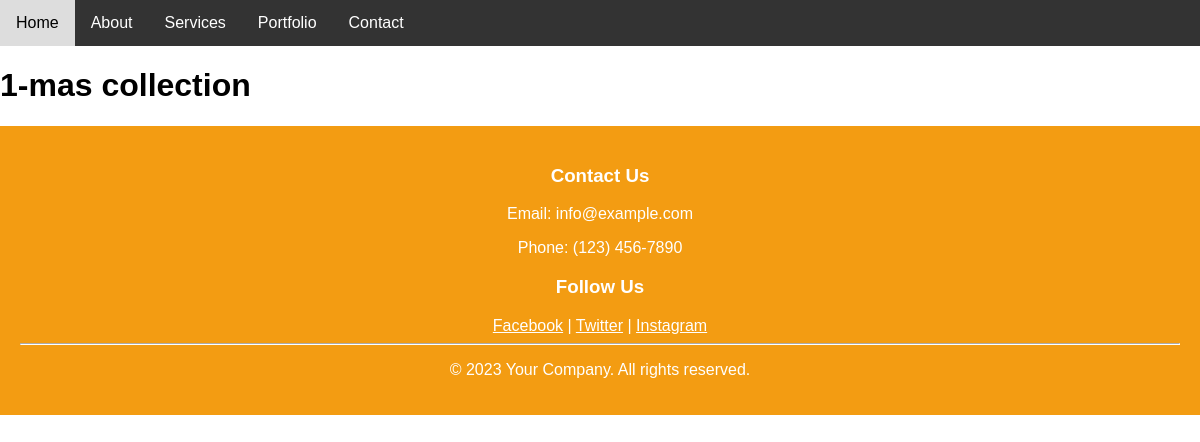
The app's page /courses/, older data.
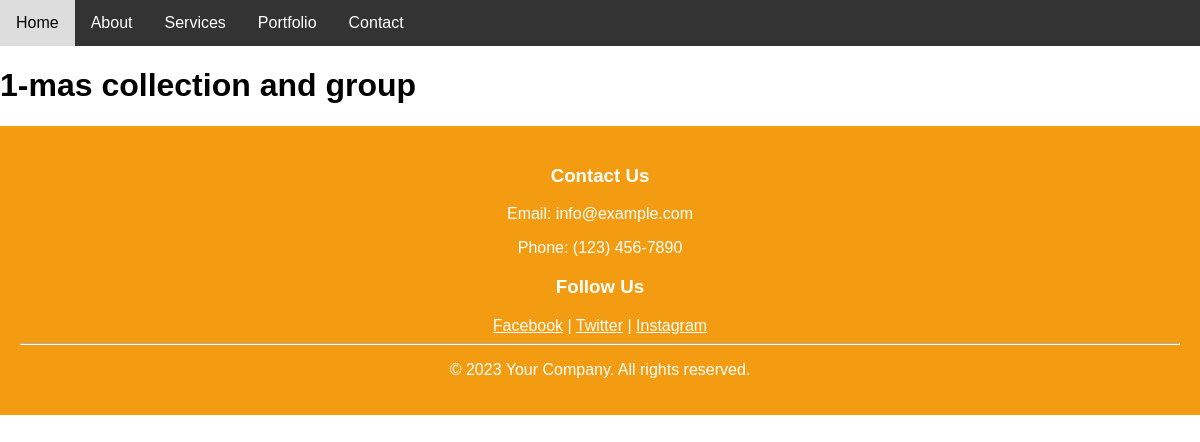
The same page, newer data.
### courses/models.py (models this page shows)
class Course(models.Model):
    title = models.CharField(max_length=120)

### courses/views.py (the view)
# urls.py: path("",MyListView.as_view(), name="courses-list"),
class MyListView(CourseListView):
    queryset = Course.objects.filter(id=1)

### courses/views.py (called while the page is built)
    def get_queryset(self):
        return self.queryset

    def get(self, request, *args, **kwargs):
        context = {'object_list': self.get_queryset()}
        return render(request, self.template_name,{'object_list':self.queryset})

### courses/templates/courses/course_list.html
{% extends 'base.html' %}
{% block content %}
{% for instance in object_list %}
    <h1>{{instance.id}}-{{ instance.title }}</h1>
{% endfor %}
{% endblock content %}

### templates/base.html (shortened to what this page needs)
<!doctype html>
<html>
    <head>
    </head>
    <body>
        {% include 'navbar.html' %}
        {% block content %}{% endblock %}
    </body>
    <footer style="background-color: #f39c12; padding: 20px; color: #fff; text-align: center;">
        <div class="container">
            <div class="row">
                <div class="col-md-6">
                    <h3>Contact Us</h3>
                    <p>Email: info@example.com</p>
                    <p>Phone: (123) 456-7890</p>
                </div>
                <div class="col-md-6">
                    <h3>Follow Us</h3>
                    <a href="#" style="color: #fff;">Facebook</a> |
                    <a href="#" style="color: #fff;">Twitter</a> |
                    <a href="#" style="color: #fff;">Instagram</a>
                </div>
            </div>
            <hr style="border-color: #fff;">
            <p>&copy; 2023 Your Company. All rights reserved.</p>
        </div>
    </footer>
</html>

### templates/navbar.html (shortened to what this page needs)
<!DOCTYPE html>
<html>
<head>
</head>
<body>
<div class="navbar">
    <a href="#home">Home</a>
    <a href="#about">About</a>
    <a href="#services">Services</a>
    <a href="#portfolio">Portfolio</a>
    <a href="#">Contact</a>
</div>
</body>
</html>

### templates/navbar.html (style rules this page uses)
body { font-family: Arial, sans-serif; margin: 0; padding: 0; }
.navbar { background-color: #333; overflow: hidden; }
.navbar a { float: left; display: block; color: white; text-align: center; padding: 14px 16px; text-decoration: none; }

Row changes from the older to the newer data that the page shows:
changed Course id 1: title "mas collection" → "mas collection and group"
